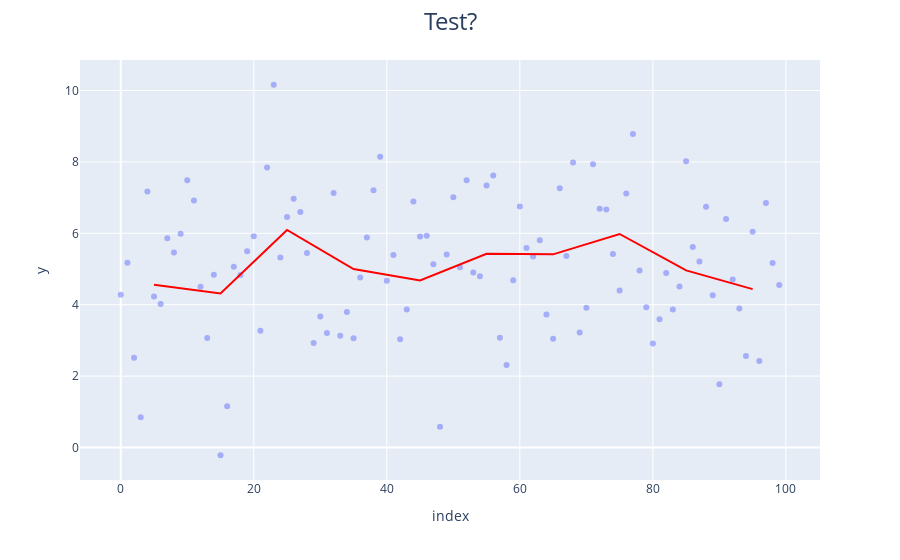

The notebook cell saved with this chart:
### Code cell
import plotly.express as px
import numpy as np


y = np.random.normal(5, 2, size=100)
data = {"y":y}

y_mean = []
x_mean = []
for i in range(0,len(y),10):
  x_mean.append(i+5)
  y_mean.append(1/10*sum(y[i:i+10]))

data2 = {"y":y_mean, "x":x_mean, "mode":"lines"}
fig = px.scatter(data, y="y", opacity=0.5)
fig.layout.title = {"text": "Test?", "font":{"family":"Open Sans", "size":24}, "x":0.5, "xanchor":"center"}
# fig.layout.align = "center"
fig2_data = px.scatter(data2, y="y", x="x").data[0]
fig2_data.mode = "lines"
fig2_data.marker.color="red"
fig.add_trace(fig2_data)
# print(fig.layout)
fig.show()

### Figure 1 — Plotly figure (JSON) as saved in the notebook; plotly's stock layout.template omitted (floating-point values rounded to 4 significant figures)
{"data": [{"hovertemplate": "index=%{x}<br>y=%{y}<extra></extra>", "legendgroup": "", "marker": {"color": "#636efa", "opacity": 0.5, "symbol": "circle"}, "mode": "markers", "name": "", "orientation": "v", "showlegend": false, "type": "scatter", "x": [0, 1, 2, 3, 4, 5, 6, 7, 8, 9, 10, 11, 12, 13, 14, 15, 16, 17, 18, 19, 20, 21, 22, 23, 24, 25, 26, 27, 28, 29, 30, 31, 32, 33, 34, 35, 36, 37, 38, 39, 40, 41, 42, 43, 44, 45, 46, 47, 48, 49, 50, 51, 52, 53, 54, 55, 56, 57, 58, 59, 60, 61, 62, 63, 64, 65, 66, 67, 68, 69, 70, 71, 72, 73, 74, 75, 76, 77, 78, 79, 80, 81, 82, 83, 84, 85, 86, 87, 88, 89, 90, 91, 92, 93, 94, 95, 96, 97, 98, 99], "xaxis": "x", "y": [4.281, 5.178, 2.513, 0.8515, 7.17, 4.234, 4.02, 5.863, 5.464, 5.991, 7.486, 6.921, 4.507, 3.07, 4.837, -0.2154, 1.157, 5.065, 4.831, 5.494, 5.918, 3.274, 7.844, 10.16, 5.326, 6.46, 6.97, 6.6, 5.45, 2.926, 3.671, 3.212, 7.129, 3.132, 3.797, 3.063, 4.759, 5.886, 7.205, 8.147, 4.67, 5.394, 3.033, 3.867, 6.894, 5.909, 5.93, 5.132, 0.5813, 5.404, 7.013, 5.052, 7.487, 4.9, 4.795, 7.336, 7.621, 3.078, 2.312, 4.684, 6.749, 5.59, 5.354, 5.804, 3.728, 3.047, 7.262, 5.367, 7.986, 3.22, 3.918, 7.933, 6.685, 6.665, 5.422, 4.396, 7.118, 8.785, 4.958, 3.93, 2.916, 3.593, 4.892, 3.865, 4.513, 8.015, 5.617, 5.209, 6.746, 4.264, 1.774, 6.401, 4.704, 3.893, 2.562, 6.045, 2.427, 6.851, 5.167, 4.552], "yaxis": "y"}, {"hovertemplate": "x=%{x}<br>y=%{y}<extra></extra>", "legendgroup": "", "marker": {"color": "red", "symbol": "circle"}, "mode": "lines", "name": "", "orientation": "v", "showlegend": false, "type": "scatter", "x": [5, 15, 25, 35, 45, 55, 65, 75, 85, 95], "xaxis": "x", "y": [4.557, 4.315, 6.093, 5.0, 4.681, 5.428, 5.411, 5.981, 4.963, 4.438], "yaxis": "y"}], "layout": {"legend": {"tracegroupgap": 0}, "margin": {"t": 60}, "title": {"font": {"family": "Open Sans", "size": 24}, "text": "Test?", "x": 0.5, "xanchor": "center"}, "xaxis": {"anchor": "y", "domain": [0, 1], "title": {"text": "index"}}, "yaxis": {"anchor": "x", "domain": [0, 1], "title": {"text": "y"}}}}
